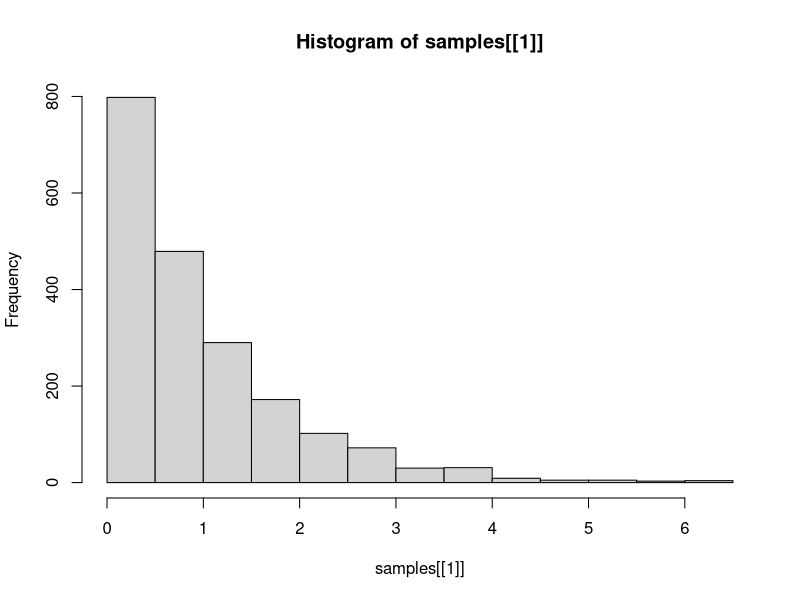
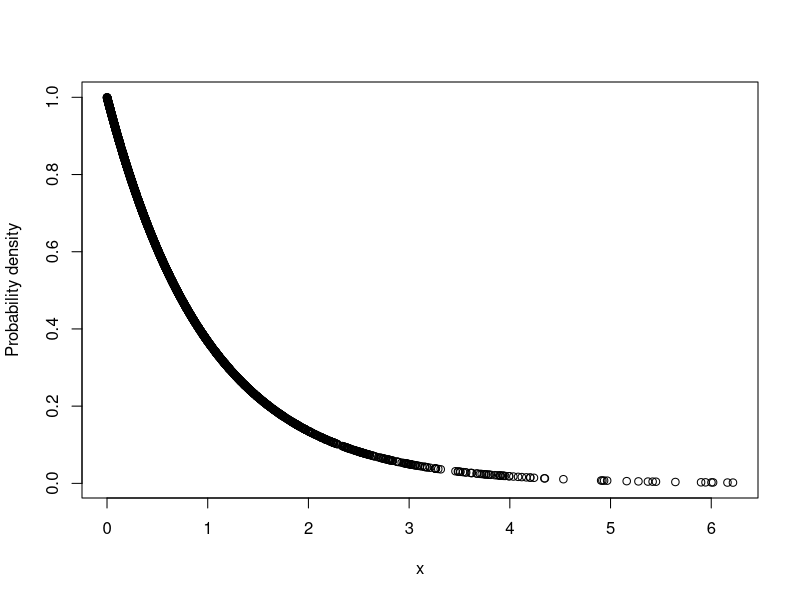

The R script that drew these images, in order:
# Lab8: sampling methods to generate random samples from different distributions.

# setup

rm(list = ls())

# functions

gen_samples <- function(lambda = 1, num_samples, sample_size) {
  samples <- list()
  
  for(i in 1:num_samples) {
    samples[[i]] <- gen_exponential_sample_via_cdf_inverse(lambda, sample_size)
  }
  
  return(samples)
}

gen_exponential_sample_via_cdf_inverse <- function(lambda = 1, sample_size) {
  exponential_distribution <- rep(NA, sample_size)
  uniform_distribution <- runif(sample_size, 0, 1)
  
  for(i in 1:sample_size) {
    exponential_distribution[i] <- cdf_inverse(lambda, uniform_distribution[i])
  }
  return(exponential_distribution)
}

cdf_inverse <- function(lambda, x) {
  inverse <- (-(1/lambda))*(log(1-x))
  return(inverse)
}

generate_pdfs <- function(samples, lambda) {
  pdfs <- list()
  for(i in 1:length(samples)) {
    pdfs[[i]] <- dexp(samples[[i]], rate = lambda)
  }
  
  return(pdfs)
}

ks_testing <- function(samples) {
  results <- rep(NA, length(samples))
  
  for(i in 1:length(samples)) {
    ks_result <- ks.test(samples[[i]], "pexp")
    results[i] <- ks_result$p.value
  }
  
  return(results)
}

# main

set.seed(124)
lambda <- 1
num_samples <- 2000
sample_size <- 2000

samples <- gen_samples(lambda, num_samples, sample_size)

# checking that the generated samples follow a exponential distribution
hist(samples[[1]])

sample_pdfs <- generate_pdfs(samples, lambda)

# Testing the pdf of the exponetial distribution sample is correct
plot(x = samples[[1]], y = sample_pdfs[[1]], xlab = "x", ylab = "Probability density", type = "p")

# kolmogorov smirnov test
results <- ks_testing(samples)

sprintf("Mean p value from ks test over %d samples: %f", num_samples, mean(results))
sprintf("Variance of p value from ks test over %d samples: %f", num_samples, var(results))
sprintf("Max p value from ks test over %d samples: %f", num_samples, max(results))
sprintf("Min p value from ks test over %d samples: %f", num_samples, min(results))

